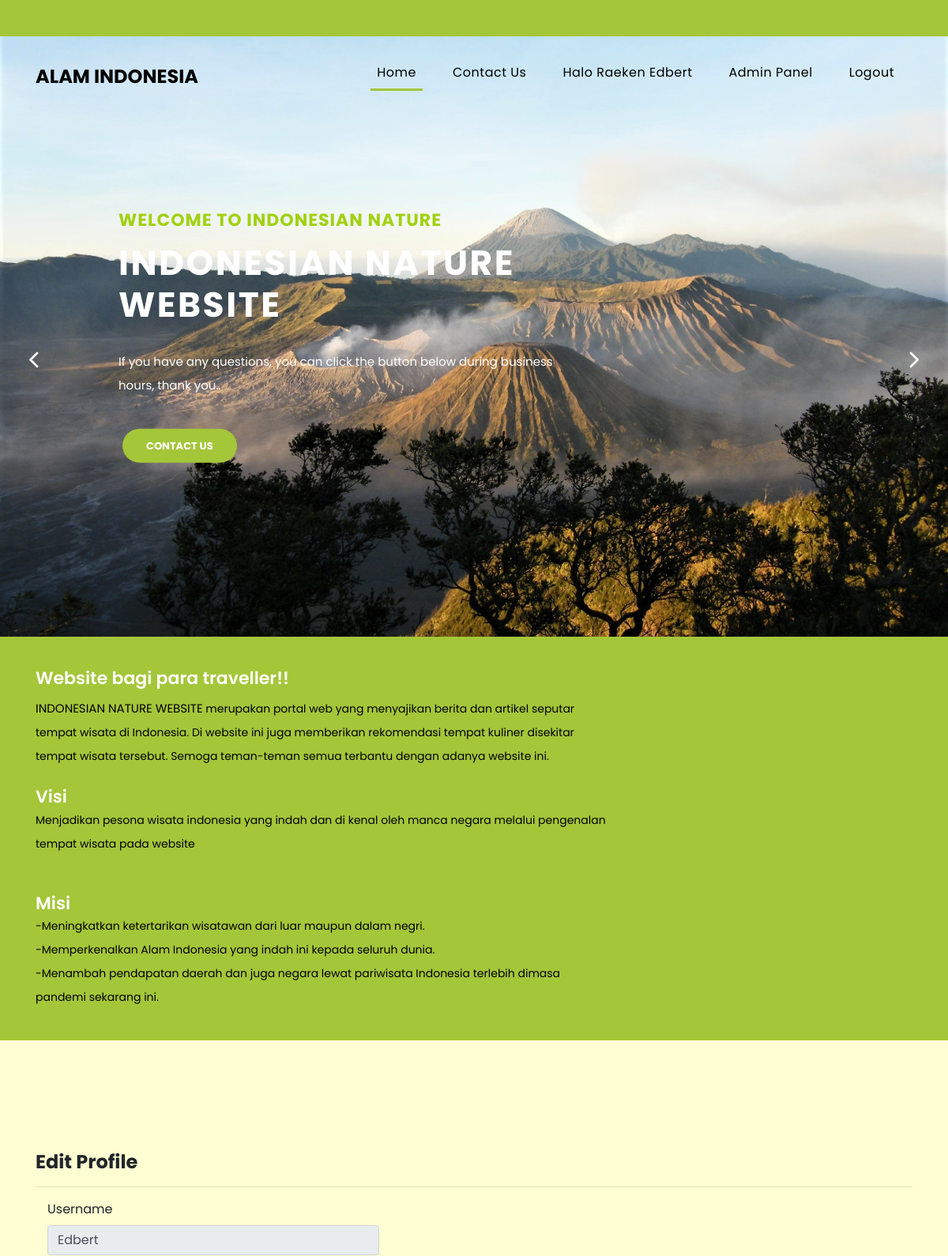
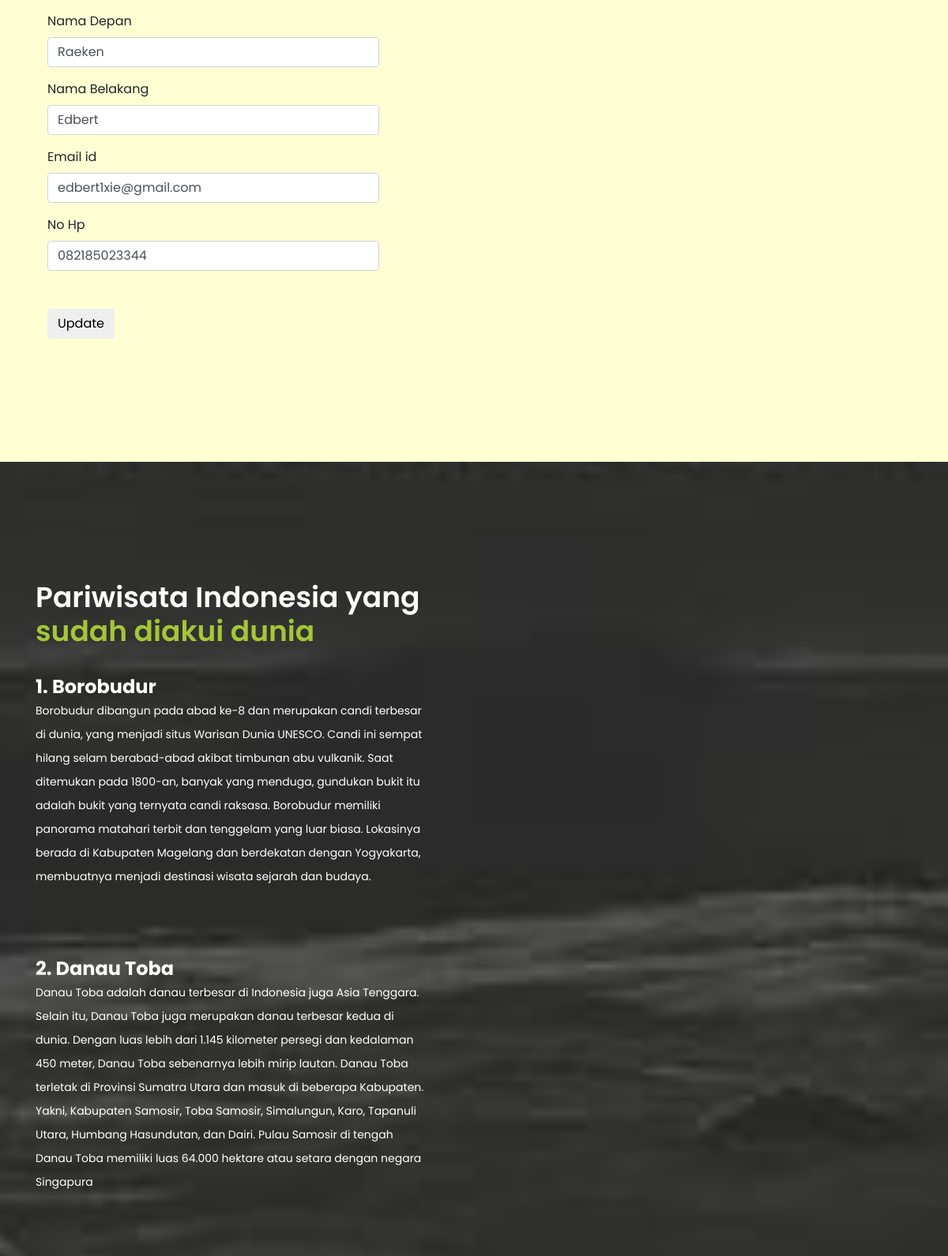
Page /editprofile.php?said=7 (signed in, upper part) on the committed database (2 pictures, top to bottom).
### tables this page shows
CREATE TABLE `akun` (
  `id` int(11) NOT NULL,
  `nama_depan` varchar(50) NOT NULL,
  `nama_belakang` varchar(50) NOT NULL,
  `username` varchar(255) DEFAULT NULL,
  `password` varchar(255) DEFAULT NULL,
  `email` varchar(255) DEFAULT NULL,
  `no_hp` varchar(15) NOT NULL,
  `userType` int(11) DEFAULT NULL,
  `code` int(10) NOT NULL,
  `status` varchar(20) NOT NULL,
  `CreationDate` timestamp NOT NULL DEFAULT current_timestamp(),
  `UpdationDate` timestamp NULL DEFAULT NULL ON UPDATE current_timestamp()
);

### editprofile.php (the view, shortened to what this page needs)
<?php
include("includes/koneksi.php");
if (strlen($_SESSION['username']) == 0) {
  header('location:index.php');
} else {
?>
  <!DOCTYPE html>
  <html lang="en">
  <head>
    <link href="vendor/bootstrap/css/bootstrap.min.css" rel="stylesheet">
    <link rel="stylesheet" href="assets/css/fontawesome.css">
    <link rel="stylesheet" href="assets/css/templatemo-finance-business.css">
    <link rel="stylesheet" href="assets/css/owl.css">
    <link rel="stylesheet" href="assets/css/error.css">
  </head>
  <body>
    <div class="sub-header">
    </div>
    <header class="">
      <nav class="navbar navbar-expand-lg">
        <div class="container">
          <a class="navbar-brand" href="user.php">
            <h2>Alam Indonesia</h2>
          </a>
          <div class="collapse navbar-collapse" id="navbarResponsive">
            <ul class="navbar-nav ml-auto">
              <li class="nav-item active">
                <a class="nav-link" href="#top">Home
                </a>
              </li>
              <li class="nav-item">
                <a class="nav-link" href="contact.html">Contact Us</a>
              </li>
              <?php if ($_SESSION['userType'] == 1) { ?>
                <li class="nav-item">
                  <a href="#" class="nav-link"> <?= "Halo "; ?> <?= $_SESSION['nama_depan']; ?> <?= $_SESSION['nama_belakang']; ?> </a>
                </li>
                <li class="nav-item">
                  <a href="admin/admin/dashboard.php" class="nav-link"> Admin Panel </a>
                </li>
              <?php } ?>
              <li class="nav-item">
                <a class="nav-link" href="login/logout.php">Logout</a>
              </li>
            </ul>
          </div>
        </div>
      </nav>
    </header>
    <div class="main-banner header-text" id="top">
      <div class="Modern-Slider">
        <div class="item item-1">
          <div class="img-fill">
            <div class="text-content">
              <h6>Welcome to Indonesian Nature</h6>
              <h4>Indonesian Nature <br> Website</h4>
              <p>If you have any questions, you can click the button below during business hours, thank you..</p>
              <a href="contact.html" class="filled-button">contact us</a>
            </div>
          </div>
        </div>
      </div>
    </div>
    <div class="request-form">
      <div class="container">
        <div class="row">
          <div class="col-md-8">
            <h4>Website bagi para traveller!!</h4>
            <p><span>INDONESIAN NATURE WEBSITE </span> merupakan portal web yang menyajikan berita dan artikel seputar tempat wisata di Indonesia.
              Di website ini juga memberikan rekomendasi tempat kuliner disekitar tempat wisata tersebut. Semoga teman-teman semua terbantu dengan adanya website ini.</p>
            <br>
            <h4>Visi</h4>
            <p>Menjadikan pesona wisata indonesia yang indah dan di kenal oleh manca negara melalui pengenalan tempat wisata pada website</p>
            <br><br>
            <h4>Misi</h4>
            <p>-Meningkatkan ketertarikan wisatawan dari luar maupun dalam negri.<br>
              -Memperkenalkan Alam Indonesia yang indah ini kepada seluruh dunia.<br>
              -Menambah pendapatan daerah dan juga negara lewat pariwisata Indonesia terlebih dimasa pandemi sekarang ini.
            </p>
          </div>
          <div class="col-md-4 border-button">
          </div>
        </div>
      </div>
    </div>
    <div class="services">
      <div class="container">
        <div class="row">
          <div class="col-sm-12">
            <div class="card-box">
              <h4 class="m-t-0 header-title"><b>Edit Profile </b></h4>
              <hr />
              <?php
              $aid = intval($_GET['said']);
              $query = mysqli_query($con, "Select * from  akun where id='$aid'");
              while ($row = mysqli_fetch_array($query)) {
              ?>
                <div class="row">
                  <div class="col-md-6">
                    <form class="form-horizontal needs-validation" name="suadmin" method="post" id="editakun" novalidate>
                      <div class="form-group">
                        <label class="col-md-5 control-label form-label" for="username">Username</label>
                        <div class="col-md-10">
                          <input type="text" id="username" class="form-control" value="<?php echo htmlentities($row['username']); ?>" name="username" required readonly>
                        </div>
                      </div>
                      <div class="form-group">
                        <label class="col-md-5 control-label">Nama Depan</label>
                        <div class="col-md-10">
                          <input type="text" id="namad" class="form-control" value="<?php echo htmlentities($row['nama_depan']); ?>" name="namadepan" required>
                        </div>
                      </div>
                      <div class="form-group">
                        <label class="col-md-5 control-label">Nama Belakang</label>
                        <div class="col-md-10">
                          <input type="text" id="namab" class="form-control" value="<?php echo htmlentities($row['nama_belakang']); ?>" name="namabelakang" required>
                        </div>
                      </div>
                      <div class="form-group">
                        <label class="col-md-5 control-label">Email id</label>
                        <div class="col-md-10">
                          <input type="email" id="email" class="form-control" value="<?php echo htmlentities($row['email']); ?>" name="emailid" required>
                        </div>
                      </div>
                      <div class="form-group">
                        <label class="col-md-5 control-label">No Hp</label>
                        <div class="col-md-10">
                          <input type="text" id="nohp" class="form-control" value="<?php echo htmlentities($row['no_hp']); ?>" name="nohp" required>
                        </div>
                      </div>
                    <?php } ?>
                    <div class="form-group">
                      <label class="col-md-5 control-label">&nbsp;</label>
                      <div class="col-md-10">
                        <button type="submit" class="btn btn-custom waves-effect waves-light btn-md" name="submit">
                          Update
                        </button>
                      </div>
                    </div>
                    </form>
                  </div>
                </div>
            </div>
          </div>
        </div>
      </div>
    </div>
    <div class="fun-facts">
      <div class="container">
        <div class="row">
          <div class="col-md-6">
            <div class="left-content">
              <h2>Pariwisata Indonesia yang<em> sudah diakui dunia</em></h2>
              <h4><b>1. Borobudur</b></h4>
              <p>Borobudur dibangun pada abad ke-8 dan merupakan candi terbesar di dunia, yang menjadi situs Warisan Dunia UNESCO. Candi ini sempat hilang selam berabad-abad akibat timbunan abu vulkanik.
                Saat ditemukan pada 1800-an, banyak yang menduga, gundukan bukit itu adalah bukit yang ternyata candi raksasa.
                Borobudur memiliki panorama matahari terbit dan tenggelam yang luar biasa. Lokasinya berada di Kabupaten Magelang dan berdekatan dengan Yogyakarta, membuatnya menjadi destinasi wisata sejarah dan budaya.</p>
              <br><br>
              <h4><b>2. Danau Toba</b></h4>
              <p>Danau Toba adalah danau terbesar di Indonesia juga Asia Tenggara. Selain itu, Danau Toba juga merupakan danau terbesar kedua di dunia.
                Dengan luas lebih dari 1.145 kilometer persegi dan kedalaman 450 meter, Danau Toba sebenarnya lebih mirip lautan. Danau Toba terletak di Provinsi Sumatra Utara dan masuk di beberapa Kabupaten.
                Yakni, Kabupaten Samosir, Toba Samosir, Simalungun, Karo, Tapanuli Utara, Humbang Hasundutan, dan Dairi.
                Pulau Samosir di tengah Danau Toba memiliki luas 64.000 hektare atau setara dengan negara Singapura</p>
              <br><br>
              <br><br>
              <br><br>
              <br><br>
            </div>
          </div>
        </div>
      </div>
    </div>
    <br>
  </body>
  </html>
<?php } ?>

### rows in the picture
akun: username "Edbert", namadepan "Raeken", namabelakang "Edbert", emailid "edbert1xie@gmail.com", nohp "082185023344"

### other values in the picture
$_SESSION['nama_depan'] "Raeken"
$_SESSION['nama_belakang'] "Edbert"
